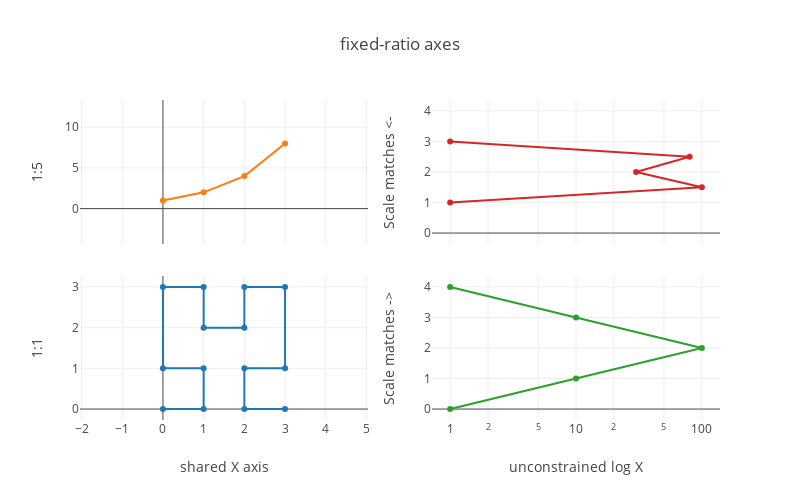

Notebook source saved alongside this figure:
### Code cell
import plotly.graph_objs as go

trace0 = go.Scatter(
  x = [0,1,1,0,0,1,1,2,2,3,3,2,2,3],
  y = [0,0,1,1,3,3,2,2,3,3,1,1,0,0]
)

trace1 = go.Scatter(
  x = [0,1,2,3],
  y = [1,2,4,8],
  yaxis = "y2"
)

trace2 = go.Scatter(
  x = [1,10,100,10,1],
  y = [0,1,2,3,4],
  xaxis = "x2",
  yaxis ="y3",
)

trace3 = go.Scatter(
  x = [1,100,30,80,1],
  y = [1,1.5,2,2.5,3],
  xaxis = "x2",
  yaxis = "y4"
)

data = [trace0,trace1,trace2,trace3]

layout = go.Layout(
    width = 800,
    height = 500,
    title = "fixed-ratio axes",
    xaxis = dict(
      nticks = 10,
      domain = [0, 0.45],
      title = "shared X axis"
    ),
    yaxis = dict(
      scaleanchor = "x",
      domain = [0, 0.45],
      title = "1:1"
    ),
    yaxis2 = dict(
      scaleanchor = "x",
      scaleratio = 0.2,
      domain = [0.55,1],
      title = "1:5"
    ),
    xaxis2 = dict(
      type = "log",
      domain = [0.55, 1],
      anchor = "y3",
      title = "unconstrained log X"
    ),
    yaxis3 = dict(
      domain = [0, 0.45],
      anchor = "x2",
      title = "Scale matches ->"
    ),
    yaxis4 = dict(
      scaleanchor = "y3",
      domain = [0.55, 1],
      anchor = "x2",
      title = "Scale matches <-"
    ),
    showlegend= False
)

fig = go.Figure(data=data, layout=layout)
pyoff.iplot(fig, filename = "aspect-ratio")

### Figure 1 — Plotly figure (JSON) as saved in the notebook; plotly's stock layout.template omitted (floating-point values rounded to 4 significant figures)
{"data": [{"type": "scatter", "uid": "9585c612-2040-425f-a30c-239f915399af", "x": [0, 1, 1, 0, 0, 1, 1, 2, 2, 3, 3, 2, 2, 3], "y": [0, 0, 1, 1, 3, 3, 2, 2, 3, 3, 1, 1, 0, 0]}, {"type": "scatter", "uid": "c5441bc2-7f9a-4a52-8ae7-144d26ee9042", "x": [0, 1, 2, 3], "y": [1, 2, 4, 8], "yaxis": "y2"}, {"type": "scatter", "uid": "e6d17c9c-91a2-422c-867a-550fd7e9a2a9", "x": [1, 10, 100, 10, 1], "xaxis": "x2", "y": [0, 1, 2, 3, 4], "yaxis": "y3"}, {"type": "scatter", "uid": "3ee8b1b6-af22-49dc-b473-4fce92da30aa", "x": [1, 100, 30, 80, 1], "xaxis": "x2", "y": [1, 1.5, 2, 2.5, 3], "yaxis": "y4"}], "layout": {"height": 500, "showlegend": false, "title": "fixed-ratio axes", "width": 800, "xaxis": {"autorange": true, "domain": [0, 0.45], "nticks": 10, "range": [-2.038, 5.038], "title": "shared X axis", "type": "linear"}, "xaxis2": {"anchor": "y3", "autorange": true, "domain": [0.55, 1], "range": [-0.1442, 2.144], "title": "unconstrained log X", "type": "log"}, "yaxis": {"autorange": true, "domain": [0, 0.45], "range": [-0.269, 3.269], "scaleanchor": "x", "title": "1:1", "type": "linear"}, "yaxis2": {"autorange": true, "domain": [0.55, 1], "range": [-4.345, 13.35], "scaleanchor": "x", "scaleratio": 0.2, "title": "1:5", "type": "linear"}, "yaxis3": {"anchor": "x2", "autorange": true, "domain": [0, 0.45], "range": [-0.3587, 4.359], "title": "Scale matches ->", "type": "linear"}, "yaxis4": {"anchor": "x2", "autorange": true, "domain": [0.55, 1], "range": [-0.3587, 4.359], "scaleanchor": "y3", "title": "Scale matches <-", "type": "linear"}}}
